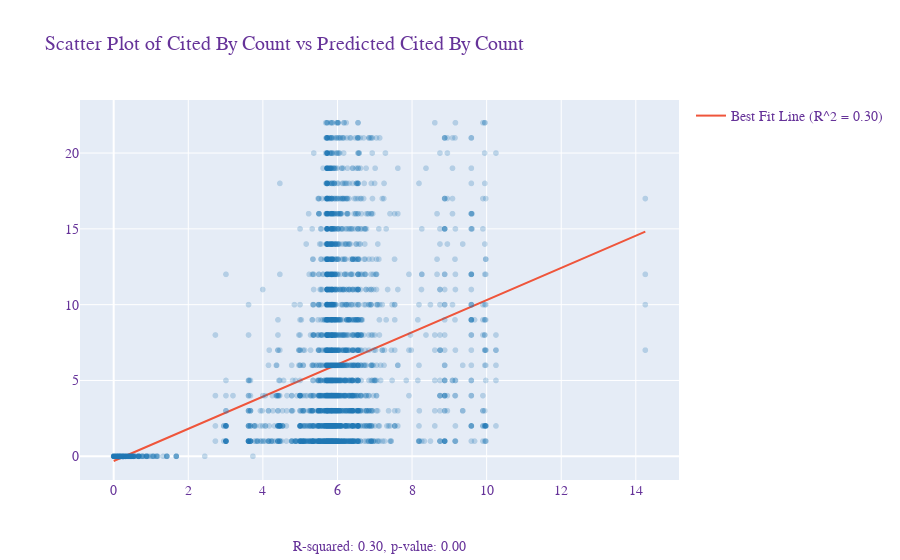

Source (notebook cell):
### Code cell
fig.update_layout(
    title='Scatter Plot of Cited By Count vs Predicted Cited By Count',
    xaxis_title='',
    yaxis_title='',
    font=dict(
        family="Courier New, monospace",
        size=14,
        color="RebeccaPurple"
    ),
    annotations=[
        go.layout.Annotation(
            x=0.5,
            y=-0.2,
            showarrow=False,
            text=f'R-squared: {r_value**2:.2f}, p-value: {p_value:.2f}',
            xref='paper',
            yref='paper'
        )
    ]
)

### Figure 1 — Plotly figure (JSON) as saved in the notebook; plotly's stock layout.template omitted (floating-point values rounded to 4 significant figures; data arrays with more than 128 entries replaced by an {"elided": "..."} marker saying what was removed)
{"data": [{"hovertemplate": "Predicted Cited By Count=%{x}<br>Cited By Count=%{y}<extra></extra>", "legendgroup": "", "marker": {"color": "rgba(31, 119, 180, 0.25)", "symbol": "circle"}, "mode": "markers", "name": "", "showlegend": false, "type": "scattergl", "x": {"elided": "5571 float values"}, "xaxis": "x", "y": {"elided": "5571 int values"}, "yaxis": "y"}, {"mode": "lines", "name": "Best Fit Line (R^2 = 0.30)", "type": "scatter", "x": {"elided": "5571 float values"}, "y": {"elided": "5571 float values"}}], "layout": {"annotations": [{"showarrow": false, "text": "R-squared: 0.30, p-value: 0.00", "x": 0.5, "xref": "paper", "y": -0.2, "yref": "paper"}], "font": {"color": "RebeccaPurple", "family": "Courier New, monospace", "size": 14}, "legend": {"tracegroupgap": 0}, "title": {"text": "Scatter Plot of Cited By Count vs Predicted Cited By Count"}, "xaxis": {"anchor": "y", "domain": [0, 1], "title": {"text": ""}}, "yaxis": {"anchor": "x", "domain": [0, 1], "title": {"text": ""}}}}
